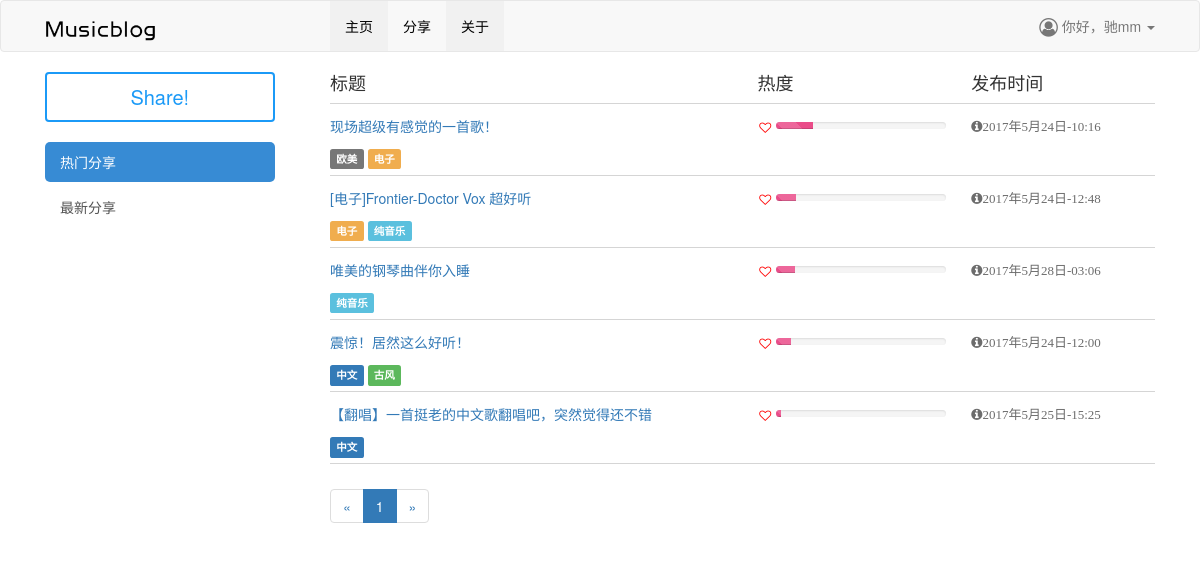
Page /index/ (signed in) on the committed database.
### app/models.py (models this page shows, shortened)
class essay(models.Model):
    title = models.CharField(max_length=128,blank=False,null=False)
    auther = models.CharField(max_length=50,blank=False,null=False)
    creatdate = models.DateTimeField(auto_now_add=True)
    content = models.TextField()
    platform = models.CharField(max_length=128)
    link = models.CharField(max_length=2048,blank=False,null=False)
    like = models.IntegerField(default=0)
    comment = models.IntegerField(default=0)
    open = models.IntegerField(default=0)
    popular = models.DecimalField(max_digits=7,decimal_places=2,default=0)
    lable = models.CharField(max_length=128,default='')

### app/views.py (the view)
# urls.py: url(r'^index/$',v1.index,name='index'),
def index(request):
    blog_list = essay.objects.all().order_by('-popular')
    paginator = Paginator(blog_list,10)
    page = request.GET.get('page')
    try:
        blog_list = paginator.page(page)
    except PageNotAnInteger:
        blog_list = paginator.page(1)
    except EmptyPage:
        blog_list = paginator.page(1)
    numlist = range(1,paginator.num_pages+1)
    lablelist = []
    for e in blog_list:
        lablelist.append(str(e.lable).split(';')[1:])
    return render(request, 'index.html', {'posts': blog_list,'numlist':numlist,'lablelist':lablelist,'state':1})

### app/templates/index.html (shortened to what this page needs)
{% extends "base.html" %}
{% block content %}
        <div class="row">
            <div class="col-xs-6">
                <font face="youyuan" size="4">标题</font>
            </div>
            <div class="col-xs-3">
                <font face="youyuan" size="4">热度</font>
            </div>
            <div class="col-xs-3">
                <font face="youyuan" size="4">发布时间</font>
            </div>
        </div>
        <hr>
        {% for post in posts %}
        <div class="row">
            <div class="col-xs-6">
                <div class="news-list-item">
                    <a class="title" href="{% url 'show_blog' post.id %}">
                        <h5>{{ post.title }}</h5>
                    </a>
                    {% for i in lablelist %}
                        {% ifequal forloop.counter forloop.parentloop.counter %}
                            {% for j in i %}
                                {% ifequal j '电子' %}
                                    <span class="label label-warning">{{j}}</span>
                                {% endifequal %}
                                {% ifequal j '欧美' %}
                                    <span class="label label-default">{{j}}</span>
                                {% endifequal %}
                                {% ifequal j '纯音乐' %}
                                    <span class="label label-info">{{j}}</span>
                                {% endifequal %}
                                {% ifequal j '中文' %}
                                    <span class="label label-primary">{{j}}</span>
                                {% endifequal %}
                                {% ifequal j '古风' %}
                                    <span class="label label-success">{{j}}</span>
                                {% endifequal %}
                            {% endfor %}
                        {% endifequal %}
                    {% endfor %}
                </div>
            </div>
            <div class="col-xs-3">
                <h6>
                    <div style="float: left;width:10%;  margin-top: 1px;">
                        <i class="fa fa-heart-o fa-fw" aria-hidden="true" style="color: red;"></i>
                    </div>
                    <div style="float: left;width: 88%; margin-top: 3px;" >
                        <div class="progress" style="height: 7px;width: 170px;">
                            <div class="progress-bar progress-bar-danger progress-bar-striped active" role="progressbar" aria-valuenow="100" aria-valuemin="0" aria-valuemax="10" style="width:{{ post.popular }}%;color:#ea4c89">
                            </div>
                        </div>
                    </div>
                </h6>
            </div>
            <div class="col-xs-3">
                <div class="news-list-item">
                    <h6><span class="fa fa-info-circle info2">{{ post.creatdate|date:"Y年n月d日-H:i" }}</span></h6>
                </div>
            </div>
        </div>
        <hr>
        {% endfor%}
        <nav aria-label="Page navigation" style="text-align: left">
            <ul class="pagination">
                {% if posts.has_previous %}
                <li>
                    <a href="?page={{ posts.previous_page_number }}" aria-label="Previous">
                        <span aria-hidden="true">&laquo;</span>
                    </a>
                </li>
                {% else %}
                    <li class="disable">
                    <a aria-label="Previous">
                        <span aria-hidden="true">&laquo;</span>
                    </a>
                    </li>
                {% endif %}
                {% for i in numlist %}
                    {% if i == posts.number %}
                        <li class="active"><a href="?page={{i}}">{{i}}</a></li>
                    {% else %}
                        <li><a href="?page={{i}}">{{i}}</a></li>
                    {% endif %}
                {% endfor %}
                {% if posts.has_next %}
                    <li>
                        <a href="?page={{ posts.next_page_number }}" aria-label="Next">
                            <span aria-hidden="true">&raquo;</span>
                        </a>
                    </li>
                {% else %}
                    <li class="disable">
                        <a aria-label="Next">
                            <span aria-hidden="true">&raquo;</span>
                        </a>
                    </li>
                {% endif %}
            </ul>
        </nav>
{% endblock %}

### app/templates/base.html (shortened to what this page needs)
{% load staticfiles %}
<!DOCTYPE html>
<html lang="zh-CN" xmlns="http://www.w3.org/1999/xhtml">
<head>
<link type="text/css" rel="stylesheet" href="{% static 'css/demo.css' %}">
<link rel="stylesheet" href="{% static "css/xf.css" %}" media="all">
<link rel="stylesheet" href="{% static "css/bootstrap.css" %}">
<link rel="stylesheet" href="{% static "css/master.css" %}">
<link href="http://netdna.bootstrapcdn.com/font-awesome/4.7.0/css/font-awesome.min.css" rel="stylesheet">
<link rel="stylesheet" href="{% static "css/button.css" %}">
</head>
<body id="fuckbody">
    <nav class="navbar navbar-default" style="margin-top:0;">
    <div class="container">
        <div class="col-xs-3">
            <div class="navbar-header" style="margin-left:8px;">
                <a class="navbar-brand" href="{% url 'index' %}"></a>
            </div>
        </div>
        <div class="col-xs-9">
            <ul class="nav navbar-nav">
                <li><a href="/index/" style="background-color:#f1f1f1;"><font color="#000">主页</font></a></li>
                {% if request.user.is_authenticated %}
                <li><a href="/index/add_essay/"><font color="#000">分享</font></a></li>
                {% else %}
                <li><a><font color="#000" onclick="pleaselogin()">分享</font></a></li>
                {% endif %}
                <li><a href="http://weibo.com/u/2238952445?refer_flag=1001030102_" style="background-color:#f1f1f1;"><font color="#000">关于</font></a></li>
            </ul>
            <ul class="nav navbar-nav navbar-right">
                <li class="dropdown">
                <a class="dropdown-toggle" data-toggle="dropdown" href="#"><i class="fa fa-user-circle-o pull-center fa-lg"></i>
                    {% if request.user.is_authenticated %}
                    你好，{{ request.user.username }}
                    {% else %}
                <font color="#000">用户</font>
                    {% endif %}
                <span class="caret"></span></a>
                </li>
            </ul>
        </div>
    </div>
    </nav>
    <div class="container">
        <div class="col-xs-3">
            {% if request.user.is_authenticated %}
            <a href="{% url 'add_essay' %}" class="button button-glow button-border button-rounded button-primary button-large" style="width:90%;min-width: 150px;">Share!</a>
            {% else %}
            <a class="button button-glow button-border button-rounded button-primary button-large" style="width:90%;min-width: 150px;" onclick="pleaselogin();">Share!</a>
            {% endif %}
            <div>
                <br>
            </div>
            <div class="list-group side-bar" style="width:90%;">
                {% if state == 1 %}
                <a href="/index/" class="list-group-item active">热门分享</a>
                <a href="/indexbynew/" class="list-group-item">最新分享</a>
                {% endif %}
            </div>
        </div>
        <div class="col-xs-9">
            {% block content %}
            {% endblock %}
        </div>
    </div>
</body>
</html>

### app/static/css/demo.css (style rules this page uses)
body { margin:0; padding:0; }

### app/static/css/xf.css (style rules this page uses)
body, h1, h2, h3, h4, h5, h6, p, blockquote, pre, code, del, dfn, em, img, strong, dd, dl, dt, li, ol, ul, fieldset, form, label, button, input, table, caption, tbody, tfoot, thead, tr, th, td, menu { margin:0; padding:0; }
article, aside, details, figcaption, figure, footer, header, hgroup, nav, section { display:block }
ol, ul, menu { list-style:none }
em, i { font-style: normal; }
a { color:#0088DB; text-decoration:none; cursor:pointer }
body, button, input, select, textarea, code { font-size:12px; font-family:microsoft yahei; color: #444; }

### app/static/css/master.css (style rules this page uses)
.navbar-brand { background-image: url('../img/22.png'); width: 125px; height: 50px; background-size: 100%; border-radius: 10px; background-repeat: no-repeat; background-position: 70% 50%; margin:0px 70px 0px 0px; }
.side-bar .list-group-item { border: 80px; border-radius: 5px; margin-bottom: 5px; }
.side-bar .list-group-item.active { background-color: #378bd4; }
.news-list-item .title { font-size: 18px; font-weight: bold; }
.news-list-item .info2 { color: #6c6c6c; font-size: 13px; margin-bottom: 15px; }
.progress-bar-danger { background-color: #ea4c89; }

### app/templates/index.html (style rules this page uses)
hr { margin-top: 5px; margin-bottom: 5px; border: 0; border-top: 1px solid #d5d5d5; }

### rows in the picture
essay: title "现场超级有感觉的一首歌！", i "欧美", i "电子", {{ post.popular }} 22.00 (drawn), creatdate "2017年5月24日-10:16"
essay: title "[电子]Frontier-Doctor Vox 超好听", i "电子", i "纯音乐", {{ post.popular }} 12.00 (drawn), creatdate "2017年5月24日-12:48"
essay: title "唯美的钢琴曲伴你入睡", i "纯音乐", {{ post.popular }} 11.00 (drawn), creatdate "2017年5月28日-03:06"
essay: title "震惊！居然这么好听！", i "中文", i "古风", {{ post.popular }} 9.00 (drawn), creatdate "2017年5月24日-12:00"
essay: title "【翻唱】一首挺老的中文歌翻唱吧，突然觉得还不错", i "中文", {{ post.popular }} 3.00 (drawn), creatdate "2017年5月25日-15:25"

### other values in the picture
{{ request.user.username }} "驰mm"
{{ i }} "1"
